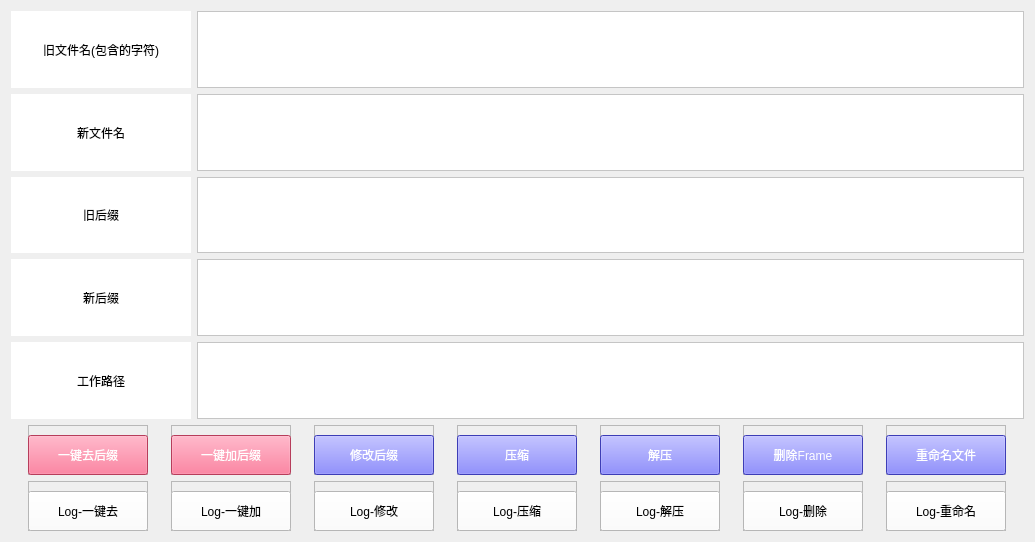
<?xml version="1.0" encoding="UTF-8"?>
<ui version="4.0">
 <class>Form</class>
 <widget class="QWidget" name="Form">
  <property name="geometry">
   <rect>
    <x>0</x>
    <y>0</y>
    <width>1035</width>
    <height>542</height>
   </rect>
  </property>
  <property name="windowTitle">
   <string>Form</string>
  </property>
  <layout class="QFormLayout" name="formLayout">
   <item row="0" column="0" colspan="2">
    <layout class="QVBoxLayout" name="verticalLayout">
     <item>
      <layout class="QHBoxLayout" name="horizontalLayout_2">
       <item>
        <widget class="QLabel" name="label_4">
         <property name="minimumSize">
          <size>
           <width>180</width>
           <height>40</height>
          </size>
         </property>
         <property name="maximumSize">
          <size>
           <width>180</width>
           <height>16777215</height>
          </size>
         </property>
         <property name="styleSheet">
          <string notr="true">background-color: rgb(255, 255, 255);
font: 12pt &quot;微软雅黑&quot;;</string>
         </property>
         <property name="text">
          <string>旧文件名(包含的字符)</string>
         </property>
         <property name="alignment">
          <set>Qt::AlignCenter</set>
         </property>
        </widget>
       </item>
       <item>
        <widget class="QTextEdit" name="input_001">
         <property name="minimumSize">
          <size>
           <width>0</width>
           <height>40</height>
          </size>
         </property>
         <property name="styleSheet">
          <string notr="true">background-color: rgb(255, 255, 255);
color: rgb(85, 85, 255);
font: 12pt &quot;微软雅黑&quot;;</string>
         </property>
        </widget>
       </item>
      </layout>
     </item>
     <item>
      <layout class="QHBoxLayout" name="horizontalLayout_6">
       <item>
        <widget class="QLabel" name="label_5">
         <property name="minimumSize">
          <size>
           <width>180</width>
           <height>40</height>
          </size>
         </property>
         <property name="styleSheet">
          <string notr="true">background-color: rgb(255, 255, 255);
font: 12pt &quot;微软雅黑&quot;;</string>
         </property>
         <property name="text">
          <string>新文件名</string>
         </property>
         <property name="alignment">
          <set>Qt::AlignCenter</set>
         </property>
        </widget>
       </item>
       <item>
        <widget class="QTextEdit" name="input_002">
         <property name="minimumSize">
          <size>
           <width>0</width>
           <height>40</height>
          </size>
         </property>
         <property name="styleSheet">
          <string notr="true">background-color: rgb(255, 255, 255);
color: rgb(85, 85, 255);
font: 12pt &quot;微软雅黑&quot;;</string>
         </property>
        </widget>
       </item>
      </layout>
     </item>
     <item>
      <layout class="QHBoxLayout" name="horizontalLayout">
       <item>
        <widget class="QLabel" name="label">
         <property name="minimumSize">
          <size>
           <width>180</width>
           <height>40</height>
          </size>
         </property>
         <property name="maximumSize">
          <size>
           <width>180</width>
           <height>16777215</height>
          </size>
         </property>
         <property name="styleSheet">
          <string notr="true">background-color: rgb(255, 255, 255);
font: 12pt &quot;微软雅黑&quot;;</string>
         </property>
         <property name="text">
          <string>旧后缀</string>
         </property>
         <property name="alignment">
          <set>Qt::AlignCenter</set>
         </property>
        </widget>
       </item>
       <item>
        <widget class="QTextEdit" name="input_003">
         <property name="minimumSize">
          <size>
           <width>0</width>
           <height>40</height>
          </size>
         </property>
         <property name="styleSheet">
          <string notr="true">background-color: rgb(255, 255, 255);
color: rgb(85, 85, 255);
font: 12pt &quot;微软雅黑&quot;;</string>
         </property>
        </widget>
       </item>
      </layout>
     </item>
     <item>
      <layout class="QHBoxLayout" name="horizontalLayout_5">
       <item>
        <widget class="QLabel" name="label_2">
         <property name="minimumSize">
          <size>
           <width>180</width>
           <height>40</height>
          </size>
         </property>
         <property name="maximumSize">
          <size>
           <width>180</width>
           <height>16777215</height>
          </size>
         </property>
         <property name="styleSheet">
          <string notr="true">background-color: rgb(255, 255, 255);
font: 12pt &quot;微软雅黑&quot;;</string>
         </property>
         <property name="text">
          <string>新后缀</string>
         </property>
         <property name="alignment">
          <set>Qt::AlignCenter</set>
         </property>
        </widget>
       </item>
       <item>
        <widget class="QTextEdit" name="input_004">
         <property name="minimumSize">
          <size>
           <width>0</width>
           <height>40</height>
          </size>
         </property>
         <property name="styleSheet">
          <string notr="true">background-color: rgb(255, 255, 255);
color: rgb(85, 85, 255);
font: 12pt &quot;微软雅黑&quot;;</string>
         </property>
        </widget>
       </item>
      </layout>
     </item>
     <item>
      <layout class="QHBoxLayout" name="horizontalLayout_3">
       <item>
        <widget class="QLabel" name="label_3">
         <property name="minimumSize">
          <size>
           <width>180</width>
           <height>40</height>
          </size>
         </property>
         <property name="maximumSize">
          <size>
           <width>180</width>
           <height>16777215</height>
          </size>
         </property>
         <property name="styleSheet">
          <string notr="true">background-color: rgb(255, 255, 255);
font: 12pt &quot;微软雅黑&quot;;</string>
         </property>
         <property name="text">
          <string>工作路径</string>
         </property>
         <property name="alignment">
          <set>Qt::AlignCenter</set>
         </property>
        </widget>
       </item>
       <item>
        <widget class="QTextEdit" name="input_005">
         <property name="minimumSize">
          <size>
           <width>0</width>
           <height>40</height>
          </size>
         </property>
         <property name="styleSheet">
          <string notr="true">background-color: rgb(255, 255, 255);
color: rgb(85, 85, 255);
font: 12pt &quot;微软雅黑&quot;;</string>
         </property>
        </widget>
       </item>
      </layout>
     </item>
     <item>
      <layout class="QHBoxLayout" name="horizontalLayout_4">
       <item>
        <widget class="QFrame" name="frame_2">
         <property name="minimumSize">
          <size>
           <width>120</width>
           <height>50</height>
          </size>
         </property>
         <property name="maximumSize">
          <size>
           <width>120</width>
           <height>50</height>
          </size>
         </property>
         <property name="frameShape">
          <enum>QFrame::StyledPanel</enum>
         </property>
         <property name="frameShadow">
          <enum>QFrame::Raised</enum>
         </property>
         <widget class="QPushButton" name="remove_suffix">
          <property name="geometry">
           <rect>
            <x>0</x>
            <y>10</y>
            <width>120</width>
            <height>40</height>
           </rect>
          </property>
          <property name="minimumSize">
           <size>
            <width>120</width>
            <height>40</height>
           </size>
          </property>
          <property name="maximumSize">
           <size>
            <width>120</width>
            <height>40</height>
           </size>
          </property>
          <property name="styleSheet">
           <string notr="true">background-color: rgb(255, 85, 127);
color: rgb(255, 255, 255);
font: 12pt &quot;微软雅黑&quot;;</string>
          </property>
          <property name="text">
           <string>一键去后缀</string>
          </property>
         </widget>
        </widget>
       </item>
       <item>
        <widget class="QFrame" name="frame_4">
         <property name="minimumSize">
          <size>
           <width>120</width>
           <height>50</height>
          </size>
         </property>
         <property name="maximumSize">
          <size>
           <width>120</width>
           <height>50</height>
          </size>
         </property>
         <property name="frameShape">
          <enum>QFrame::StyledPanel</enum>
         </property>
         <property name="frameShadow">
          <enum>QFrame::Raised</enum>
         </property>
         <widget class="QPushButton" name="add_suffix">
          <property name="geometry">
           <rect>
            <x>0</x>
            <y>10</y>
            <width>120</width>
            <height>40</height>
           </rect>
          </property>
          <property name="minimumSize">
           <size>
            <width>120</width>
            <height>40</height>
           </size>
          </property>
          <property name="maximumSize">
           <size>
            <width>120</width>
            <height>40</height>
           </size>
          </property>
          <property name="styleSheet">
           <string notr="true">background-color: rgb(255, 85, 127);
color: rgb(255, 255, 255);
font: 12pt &quot;微软雅黑&quot;;
</string>
          </property>
          <property name="text">
           <string>一键加后缀</string>
          </property>
         </widget>
        </widget>
       </item>
       <item>
        <widget class="QFrame" name="frame_6">
         <property name="minimumSize">
          <size>
           <width>120</width>
           <height>50</height>
          </size>
         </property>
         <property name="maximumSize">
          <size>
           <width>120</width>
           <height>50</height>
          </size>
         </property>
         <property name="frameShape">
          <enum>QFrame::StyledPanel</enum>
         </property>
         <property name="frameShadow">
          <enum>QFrame::Raised</enum>
         </property>
         <widget class="QPushButton" name="modify_suffix">
          <property name="geometry">
           <rect>
            <x>0</x>
            <y>10</y>
            <width>120</width>
            <height>40</height>
           </rect>
          </property>
          <property name="minimumSize">
           <size>
            <width>120</width>
            <height>40</height>
           </size>
          </property>
          <property name="maximumSize">
           <size>
            <width>120</width>
            <height>40</height>
           </size>
          </property>
          <property name="styleSheet">
           <string notr="true">background-color: rgb(85, 85, 255);
color: rgb(255, 255, 255);
font: 12pt &quot;微软雅黑&quot;;</string>
          </property>
          <property name="text">
           <string>修改后缀</string>
          </property>
         </widget>
        </widget>
       </item>
       <item>
        <widget class="QFrame" name="frame_8">
         <property name="minimumSize">
          <size>
           <width>120</width>
           <height>50</height>
          </size>
         </property>
         <property name="maximumSize">
          <size>
           <width>120</width>
           <height>50</height>
          </size>
         </property>
         <property name="frameShape">
          <enum>QFrame::StyledPanel</enum>
         </property>
         <property name="frameShadow">
          <enum>QFrame::Raised</enum>
         </property>
         <widget class="QPushButton" name="bandizip">
          <property name="geometry">
           <rect>
            <x>0</x>
            <y>10</y>
            <width>120</width>
            <height>40</height>
           </rect>
          </property>
          <property name="minimumSize">
           <size>
            <width>120</width>
            <height>40</height>
           </size>
          </property>
          <property name="maximumSize">
           <size>
            <width>120</width>
            <height>40</height>
           </size>
          </property>
          <property name="styleSheet">
           <string notr="true">background-color: rgb(85, 85, 255);
color: rgb(255, 255, 255);
font: 12pt &quot;微软雅黑&quot;;</string>
          </property>
          <property name="text">
           <string>压缩</string>
          </property>
         </widget>
        </widget>
       </item>
       <item>
        <widget class="QFrame" name="frame_13">
         <property name="maximumSize">
          <size>
           <width>120</width>
           <height>50</height>
          </size>
         </property>
         <property name="frameShape">
          <enum>QFrame::StyledPanel</enum>
         </property>
         <property name="frameShadow">
          <enum>QFrame::Raised</enum>
         </property>
         <widget class="QPushButton" name="bandizip_de">
          <property name="geometry">
           <rect>
            <x>0</x>
            <y>10</y>
            <width>120</width>
            <height>40</height>
           </rect>
          </property>
          <property name="minimumSize">
           <size>
            <width>120</width>
            <height>40</height>
           </size>
          </property>
          <property name="maximumSize">
           <size>
            <width>120</width>
            <height>40</height>
           </size>
          </property>
          <property name="styleSheet">
           <string notr="true">background-color: rgb(85, 85, 255);
color: rgb(255, 255, 255);
font: 12pt &quot;微软雅黑&quot;;</string>
          </property>
          <property name="text">
           <string>解压</string>
          </property>
         </widget>
        </widget>
       </item>
       <item>
        <widget class="QFrame" name="frame">
         <property name="minimumSize">
          <size>
           <width>120</width>
           <height>50</height>
          </size>
         </property>
         <property name="maximumSize">
          <size>
           <width>120</width>
           <height>50</height>
          </size>
         </property>
         <property name="frameShape">
          <enum>QFrame::StyledPanel</enum>
         </property>
         <property name="frameShadow">
          <enum>QFrame::Raised</enum>
         </property>
         <widget class="QPushButton" name="delete_frame">
          <property name="enabled">
           <bool>true</bool>
          </property>
          <property name="geometry">
           <rect>
            <x>0</x>
            <y>10</y>
            <width>120</width>
            <height>40</height>
           </rect>
          </property>
          <property name="minimumSize">
           <size>
            <width>120</width>
            <height>40</height>
           </size>
          </property>
          <property name="maximumSize">
           <size>
            <width>120</width>
            <height>40</height>
           </size>
          </property>
          <property name="styleSheet">
           <string notr="true">background-color: rgb(85, 85, 255);
color: rgb(255, 255, 255);
font: 12pt &quot;微软雅黑&quot;;</string>
          </property>
          <property name="text">
           <string>删除Frame</string>
          </property>
         </widget>
        </widget>
       </item>
       <item>
        <widget class="QFrame" name="frame_11">
         <property name="minimumSize">
          <size>
           <width>120</width>
           <height>50</height>
          </size>
         </property>
         <property name="maximumSize">
          <size>
           <width>120</width>
           <height>50</height>
          </size>
         </property>
         <property name="frameShape">
          <enum>QFrame::StyledPanel</enum>
         </property>
         <property name="frameShadow">
          <enum>QFrame::Raised</enum>
         </property>
         <widget class="QPushButton" name="modify_name">
          <property name="enabled">
           <bool>true</bool>
          </property>
          <property name="geometry">
           <rect>
            <x>0</x>
            <y>10</y>
            <width>120</width>
            <height>40</height>
           </rect>
          </property>
          <property name="minimumSize">
           <size>
            <width>120</width>
            <height>40</height>
           </size>
          </property>
          <property name="maximumSize">
           <size>
            <width>120</width>
            <height>40</height>
           </size>
          </property>
          <property name="styleSheet">
           <string notr="true">background-color: rgb(85, 85, 255);
color: rgb(255, 255, 255);
font: 12pt &quot;微软雅黑&quot;;</string>
          </property>
          <property name="text">
           <string>重命名文件</string>
          </property>
         </widget>
        </widget>
       </item>
      </layout>
     </item>
     <item>
      <layout class="QHBoxLayout" name="horizontalLayout_10">
       <item>
        <widget class="QFrame" name="frame_7">
         <property name="minimumSize">
          <size>
           <width>120</width>
           <height>50</height>
          </size>
         </property>
         <property name="maximumSize">
          <size>
           <width>120</width>
           <height>50</height>
          </size>
         </property>
         <property name="frameShape">
          <enum>QFrame::StyledPanel</enum>
         </property>
         <property name="frameShadow">
          <enum>QFrame::Raised</enum>
         </property>
         <widget class="QPushButton" name="log_remove_suffix">
          <property name="geometry">
           <rect>
            <x>0</x>
            <y>10</y>
            <width>120</width>
            <height>40</height>
           </rect>
          </property>
          <property name="minimumSize">
           <size>
            <width>120</width>
            <height>40</height>
           </size>
          </property>
          <property name="maximumSize">
           <size>
            <width>120</width>
            <height>40</height>
           </size>
          </property>
          <property name="styleSheet">
           <string notr="true">background-color: rgb(255, 255, 255);
color: rgb(0, 0, 0);
font: 12pt &quot;微软雅黑&quot;;</string>
          </property>
          <property name="text">
           <string>Log-一键去</string>
          </property>
         </widget>
        </widget>
       </item>
       <item>
        <widget class="QFrame" name="frame_3">
         <property name="minimumSize">
          <size>
           <width>120</width>
           <height>50</height>
          </size>
         </property>
         <property name="maximumSize">
          <size>
           <width>120</width>
           <height>50</height>
          </size>
         </property>
         <property name="frameShape">
          <enum>QFrame::StyledPanel</enum>
         </property>
         <property name="frameShadow">
          <enum>QFrame::Raised</enum>
         </property>
         <widget class="QPushButton" name="log_add_suffix">
          <property name="geometry">
           <rect>
            <x>0</x>
            <y>10</y>
            <width>120</width>
            <height>40</height>
           </rect>
          </property>
          <property name="minimumSize">
           <size>
            <width>120</width>
            <height>40</height>
           </size>
          </property>
          <property name="maximumSize">
           <size>
            <width>120</width>
            <height>40</height>
           </size>
          </property>
          <property name="styleSheet">
           <string notr="true">background-color: rgb(255, 255, 255);
color: rgb(0, 0, 0);
font: 12pt &quot;微软雅黑&quot;;</string>
          </property>
          <property name="text">
           <string>Log-一键加</string>
          </property>
         </widget>
        </widget>
       </item>
       <item>
        <widget class="QFrame" name="frame_5">
         <property name="minimumSize">
          <size>
           <width>120</width>
           <height>50</height>
          </size>
         </property>
         <property name="maximumSize">
          <size>
           <width>120</width>
           <height>50</height>
          </size>
         </property>
         <property name="frameShape">
          <enum>QFrame::StyledPanel</enum>
         </property>
         <property name="frameShadow">
          <enum>QFrame::Raised</enum>
         </property>
         <widget class="QPushButton" name="log_modify_suffix">
          <property name="geometry">
           <rect>
            <x>0</x>
            <y>10</y>
            <width>120</width>
            <height>40</height>
           </rect>
          </property>
          <property name="minimumSize">
           <size>
            <width>120</width>
            <height>40</height>
           </size>
          </property>
          <property name="maximumSize">
           <size>
            <width>120</width>
            <height>40</height>
           </size>
          </property>
          <property name="styleSheet">
           <string notr="true">background-color: rgb(255, 255, 255);
color: rgb(0, 0, 0);
font: 12pt &quot;微软雅黑&quot;;</string>
          </property>
          <property name="text">
           <string>Log-修改</string>
          </property>
         </widget>
        </widget>
       </item>
       <item>
        <widget class="QFrame" name="frame_9">
         <property name="minimumSize">
          <size>
           <width>120</width>
           <height>50</height>
          </size>
         </property>
         <property name="maximumSize">
          <size>
           <width>120</width>
           <height>50</height>
          </size>
         </property>
         <property name="frameShape">
          <enum>QFrame::StyledPanel</enum>
         </property>
         <property name="frameShadow">
          <enum>QFrame::Raised</enum>
         </property>
         <widget class="QPushButton" name="log_bandizip">
          <property name="geometry">
           <rect>
            <x>0</x>
            <y>10</y>
            <width>120</width>
            <height>40</height>
           </rect>
          </property>
          <property name="minimumSize">
           <size>
            <width>120</width>
            <height>40</height>
           </size>
          </property>
          <property name="maximumSize">
           <size>
            <width>120</width>
            <height>40</height>
           </size>
          </property>
          <property name="styleSheet">
           <string notr="true">background-color: rgb(255, 255, 255);
color: rgb(0, 0, 0);
font: 12pt &quot;微软雅黑&quot;;</string>
          </property>
          <property name="text">
           <string>Log-压缩</string>
          </property>
         </widget>
        </widget>
       </item>
       <item>
        <widget class="QFrame" name="frame_14">
         <property name="maximumSize">
          <size>
           <width>120</width>
           <height>50</height>
          </size>
         </property>
         <property name="frameShape">
          <enum>QFrame::StyledPanel</enum>
         </property>
         <property name="frameShadow">
          <enum>QFrame::Raised</enum>
         </property>
         <widget class="QPushButton" name="log_bandizip_de">
          <property name="geometry">
           <rect>
            <x>0</x>
            <y>10</y>
            <width>120</width>
            <height>40</height>
           </rect>
          </property>
          <property name="minimumSize">
           <size>
            <width>120</width>
            <height>40</height>
           </size>
          </property>
          <property name="maximumSize">
           <size>
            <width>120</width>
            <height>40</height>
           </size>
          </property>
          <property name="styleSheet">
           <string notr="true">background-color: rgb(255, 255, 255);
color: rgb(0, 0, 0);
font: 12pt &quot;微软雅黑&quot;;</string>
          </property>
          <property name="text">
           <string>Log-解压</string>
          </property>
         </widget>
        </widget>
       </item>
       <item>
        <widget class="QFrame" name="frame_10">
         <property name="minimumSize">
          <size>
           <width>120</width>
           <height>50</height>
          </size>
         </property>
         <property name="maximumSize">
          <size>
           <width>120</width>
           <height>50</height>
          </size>
         </property>
         <property name="frameShape">
          <enum>QFrame::StyledPanel</enum>
         </property>
         <property name="frameShadow">
          <enum>QFrame::Raised</enum>
         </property>
         <widget class="QPushButton" name="log_delete_frame">
          <property name="enabled">
           <bool>true</bool>
          </property>
          <property name="geometry">
           <rect>
            <x>0</x>
            <y>10</y>
            <width>120</width>
            <height>40</height>
           </rect>
          </property>
          <property name="minimumSize">
           <size>
            <width>120</width>
            <height>40</height>
           </size>
          </property>
          <property name="maximumSize">
           <size>
            <width>120</width>
            <height>40</height>
           </size>
          </property>
          <property name="styleSheet">
           <string notr="true">background-color: rgb(255, 255, 255);
color: rgb(0, 0, 0);
font: 12pt &quot;微软雅黑&quot;;</string>
          </property>
          <property name="text">
           <string>Log-删除</string>
          </property>
         </widget>
        </widget>
       </item>
       <item>
        <widget class="QFrame" name="frame_12">
         <property name="minimumSize">
          <size>
           <width>120</width>
           <height>50</height>
          </size>
         </property>
         <property name="maximumSize">
          <size>
           <width>120</width>
           <height>50</height>
          </size>
         </property>
         <property name="frameShape">
          <enum>QFrame::StyledPanel</enum>
         </property>
         <property name="frameShadow">
          <enum>QFrame::Raised</enum>
         </property>
         <widget class="QPushButton" name="log_modify_name">
          <property name="enabled">
           <bool>true</bool>
          </property>
          <property name="geometry">
           <rect>
            <x>0</x>
            <y>10</y>
            <width>120</width>
            <height>40</height>
           </rect>
          </property>
          <property name="minimumSize">
           <size>
            <width>120</width>
            <height>40</height>
           </size>
          </property>
          <property name="maximumSize">
           <size>
            <width>120</width>
            <height>40</height>
           </size>
          </property>
          <property name="styleSheet">
           <string notr="true">background-color: rgb(255, 255, 255);
color: rgb(0, 0, 0);
font: 12pt &quot;微软雅黑&quot;;</string>
          </property>
          <property name="text">
           <string>Log-重命名</string>
          </property>
         </widget>
        </widget>
       </item>
      </layout>
     </item>
    </layout>
   </item>
  </layout>
 </widget>
 <resources/>
 <connections/>
</ui>
